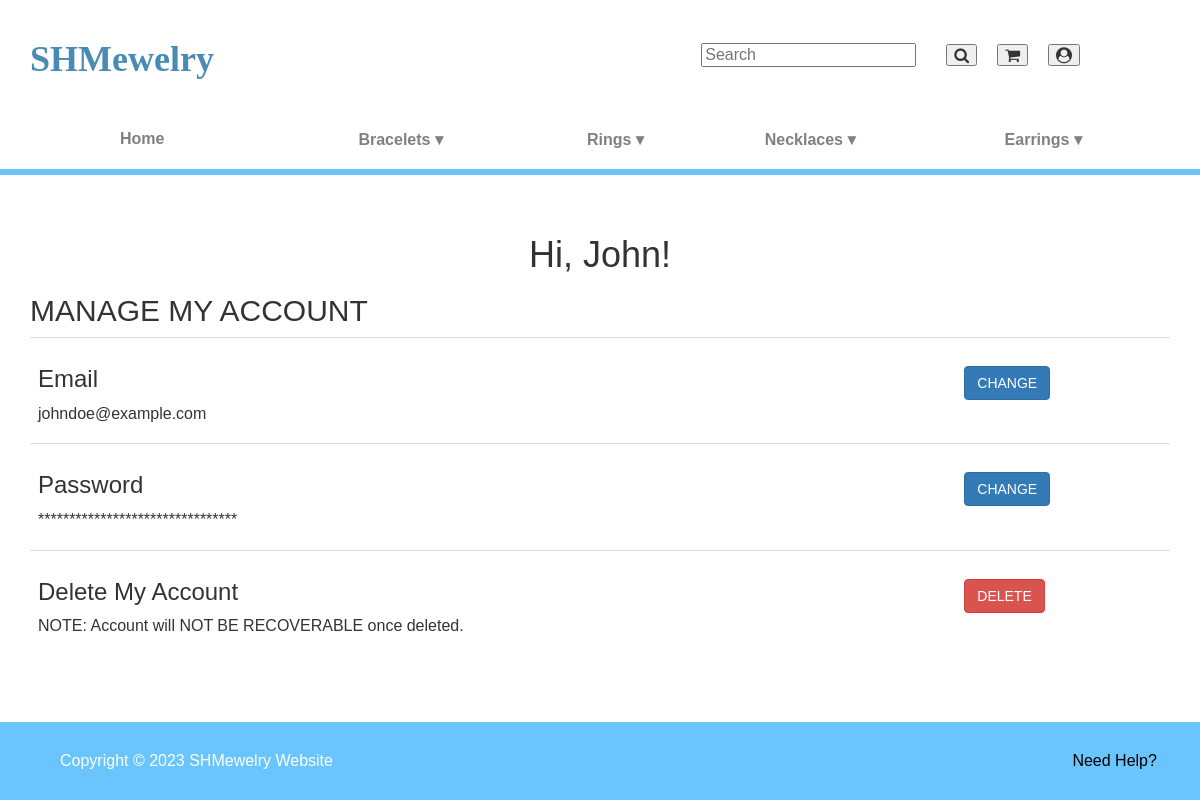
Before: /index.php?controller=user&action=read (signed in) with the older database file.
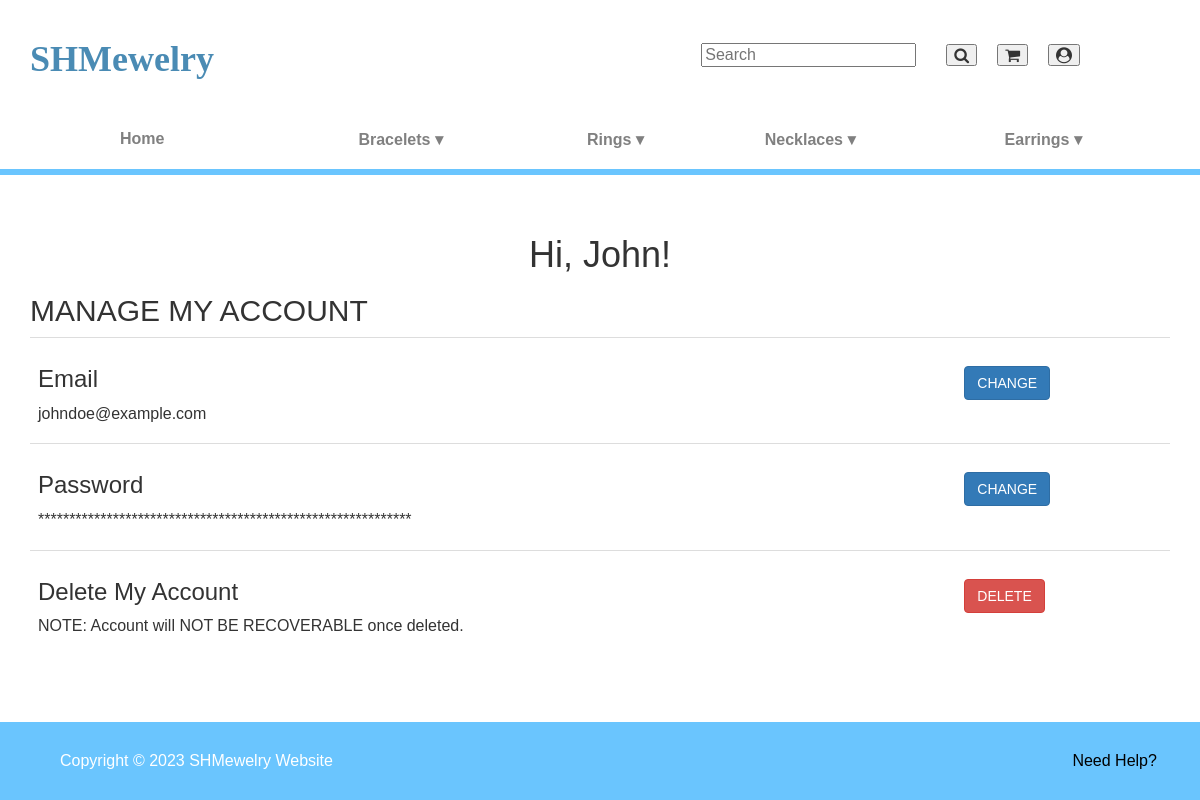
After: the same page with the newer database file.
### tables this page shows
CREATE TABLE USER (
    USER_ID INT AUTO_INCREMENT PRIMARY KEY,
    FNAME VARCHAR(35),
    LNAME VARCHAR(35),
    EMAIL VARCHAR(55),
    PASSWORD VARCHAR(255),
    GROUP_ID INT,
    FOREIGN KEY (GROUP_ID) REFERENCES `GROUP`(GROUP_ID) ON DELETE CASCADE
);

### Models/User.php (called while the page is built, shortened)
<?php
include_once(__DIR__ . '/../db_connection.php');
class User {
    public static function read() {
        global $conn;
        $userId = isset($_SESSION['user']) ? $_SESSION['user']->user_id : null;
        $sql = "SELECT * FROM `USER` WHERE USER_ID = ?";
        $stmt = $conn->prepare($sql);
        $stmt->bind_param('i', $userId);
        $stmt->execute();
        $result = $stmt->get_result();
        return $result->fetch_assoc();
    }
}
?>

### Views/User/read.php (the view, shortened to what this page needs)
<html lang="en">
<head>
    <link href="https://netdna.bootstrapcdn.com/bootstrap/3.3.6/css/bootstrap.min.css" rel="stylesheet">
</head>
<body class="justify-content-start">
    <?php include_once __DIR__ . "/../../navbar.php"; ?>
    <div class="container my-5">
        <?php
        if (isset($data) && is_array($data) && !empty($data)) {
            echo '<h1 class="text-center mx-auto">Hi, ' . $_SESSION['user']->fname . '!</h1>';
            echo '<h2 class="py-2 text-left mx-auto">MANAGE MY ACCOUNT</h2>';
            echo '<table class="table">';
            echo '<tr>
                    <td>
                        <h3 class="py-2 text-left mx-auto">Email</h3>
                        <p name="emailP" class="py-2 text-left mx-auto">' . $_SESSION['user']->email . '</p>
                        <input type="text" class="form-control" name="emailInput" autocomplete="off" value="' . $_SESSION['user']->email . '" style="display: none;">
                    </td>
                    <td><button type="button" class="btn btn-primary" style="margin-top: 20px;" name="changeEmail">CHANGE</button></td>
                </tr>';
            echo '<tr>
                    <td>
                        <h3 class="py-2 text-left mx-auto">Password</h3>
                        <p name="passwordP" class="py-2 text-left mx-auto">' . str_repeat('*', strlen($_SESSION['user']->password)) . '</p>
                        <input type="password" class="form-control" name="passwordInput" autocomplete="off" style="display: none;" placeholder="Enter New Password">
                    </td>
                    <td>
                        <button type="button" class="btn btn-primary" style="margin-top: 20px;" name="changePassword">CHANGE</button>
                    </td>
                </tr>';
            echo '<tr>
                    <td>
                        <h3 class="py-2 text-left mx-auto">Delete My Account</h3>
                        <p class="py-2 text-left mx-auto">NOTE: Account will NOT BE RECOVERABLE once deleted.</p>
                    </td>
                    <td>
                        <form method="post" action="index.php?controller=user&action=deleteAccount">
                            <input type="hidden" name="user_id" value="' . $_SESSION['user']->user_id . '">
                            <button type="submit" class="btn btn-danger" style="margin-top: 20px;" name="deleteAccount">DELETE</button>
                        </form>
                    </td>
                </tr>';
            echo '</table>';
        } else {
            echo '<p>No data available.</p>';
        }
        ?>
    </div>
</body>
</html>

Changed rows visible on the page:
changed user "John": PASSWORD "********************************" → "************************************************************"
